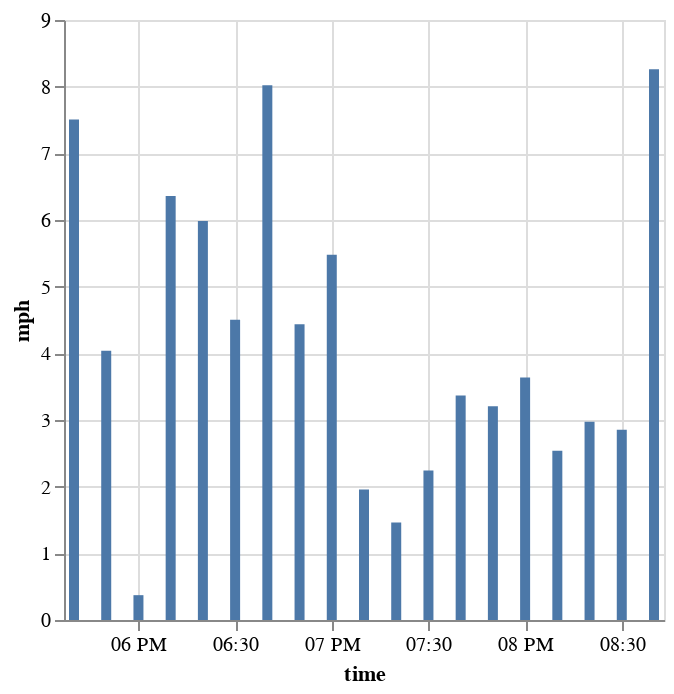

The code cell stored with this chart in its notebook:
### Code cell
def meters_per_second_to_mph(mps):
    return mps * 2.23694

(tweak_gpx(raw)
 .group_by_dynamic(index_column='time', every='10m')
 .agg(pl.col('travelled').last() - pl.col('travelled').first(),
      speed=(pl.col('travelled').last() - pl.col('travelled').first()) / 
      ((pl.col('time').last() - pl.col('time').first()).dt.total_seconds())
    ) 
 .with_columns(mph=pl.col('speed').pipe(meters_per_second_to_mph))
 .plot.bar(x='time', y='mph')
 )

### Figure 1 — Vega-Lite specification as saved in the notebook (floating-point values rounded to 4 significant figures)
{"config": {"view": {"continuousWidth": 300, "continuousHeight": 300}}, "data": {"name": "data-dde53ea8d68aabb606cb44237c824633"}, "mark": {"type": "bar", "tooltip": true}, "encoding": {"x": {"field": "time", "type": "temporal"}, "y": {"field": "mph", "type": "quantitative"}}, "params": [{"name": "param_3", "select": {"type": "interval", "encodings": ["x", "y"]}, "bind": "scales"}], "$schema": "https://vega.github.io/schema/vega-lite/v5.20.1.json", "datasets": {"data-dde53ea8d68aabb606cb44237c824633": [{"time": "2024-09-10T17:40:00", "travelled": 1621.0, "speed": 3.356, "mph": 7.507}, {"time": "2024-09-10T17:50:00", "travelled": 1082.0, "speed": 1.806, "mph": 4.041}, {"time": "2024-09-10T18:00:00", "travelled": 99.72, "speed": 0.1665, "mph": 0.3724}, {"time": "2024-09-10T18:10:00", "travelled": 1703.0, "speed": 2.843, "mph": 6.36}, {"time": "2024-09-10T18:20:00", "travelled": 1603.0, "speed": 2.675, "mph": 5.985}, {"time": "2024-09-10T18:30:00", "travelled": 1206.0, "speed": 2.013, "mph": 4.503}, {"time": "2024-09-10T18:40:00", "travelled": 2148.0, "speed": 3.586, "mph": 8.022}, {"time": "2024-09-10T18:50:00", "travelled": 1188.0, "speed": 1.984, "mph": 4.438}, {"time": "2024-09-10T19:00:00", "travelled": 1467.0, "speed": 2.448, "mph": 5.477}, {"time": "2024-09-10T19:10:00", "travelled": 524.3, "speed": 0.8752, "mph": 1.958}, {"time": "2024-09-10T19:20:00", "travelled": 391.2, "speed": 0.6531, "mph": 1.461}, {"time": "2024-09-10T19:30:00", "travelled": 600.5, "speed": 1.002, "mph": 2.242}, {"time": "2024-09-10T19:40:00", "travelled": 901.3, "speed": 1.505, "mph": 3.366}, {"time": "2024-09-10T19:50:00", "travelled": 857.2, "speed": 1.433, "mph": 3.207}, {"time": "2024-09-10T20:00:00", "travelled": 974.0, "speed": 1.626, "mph": 3.637}, {"time": "2024-09-10T20:10:00", "travelled": 680.1, "speed": 1.135, "mph": 2.54}, {"time": "2024-09-10T20:20:00", "travelled": 796.7, "speed": 1.33, "mph": 2.975}, {"time": "2024-09-10T20:30:00", "travelled": 764.0, "speed": 1.275, "mph": 2.853}, {"time": "2024-09-10T20:40:00", "travelled": 7.387, "speed": 3.694, "mph": 8.262}]}}
